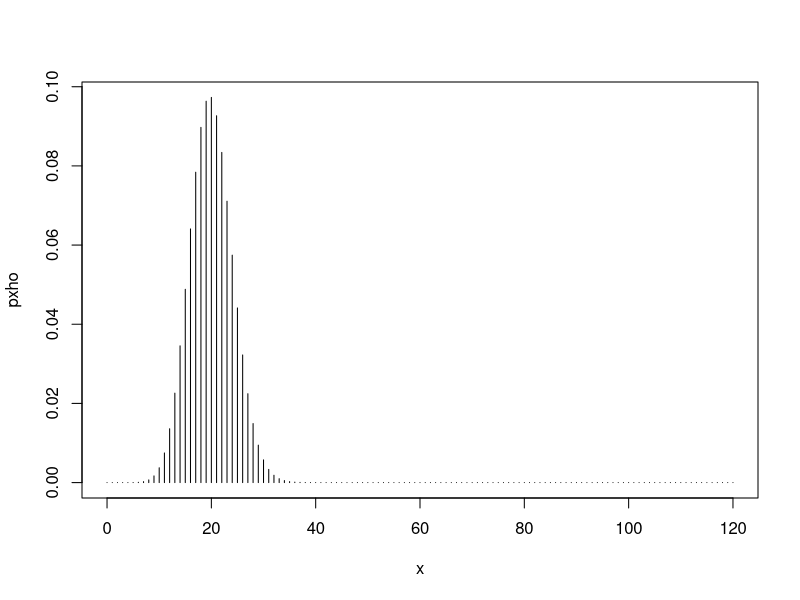
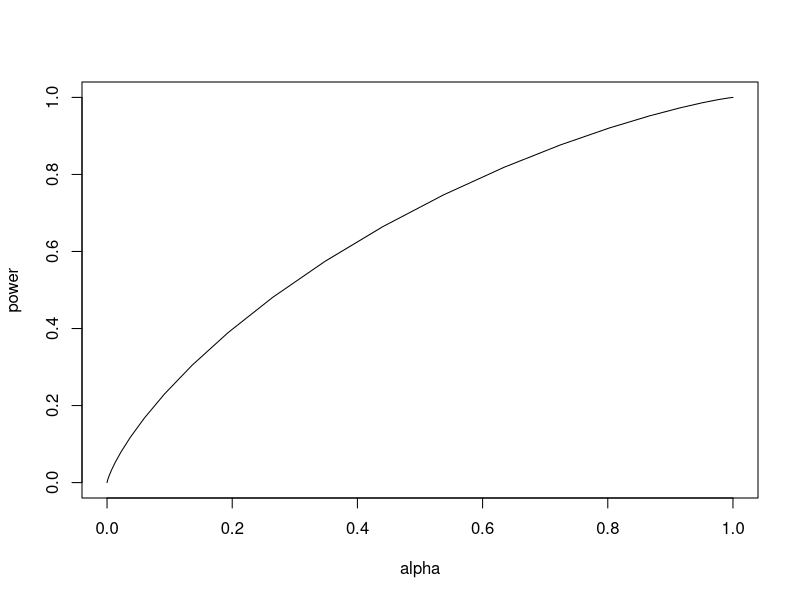
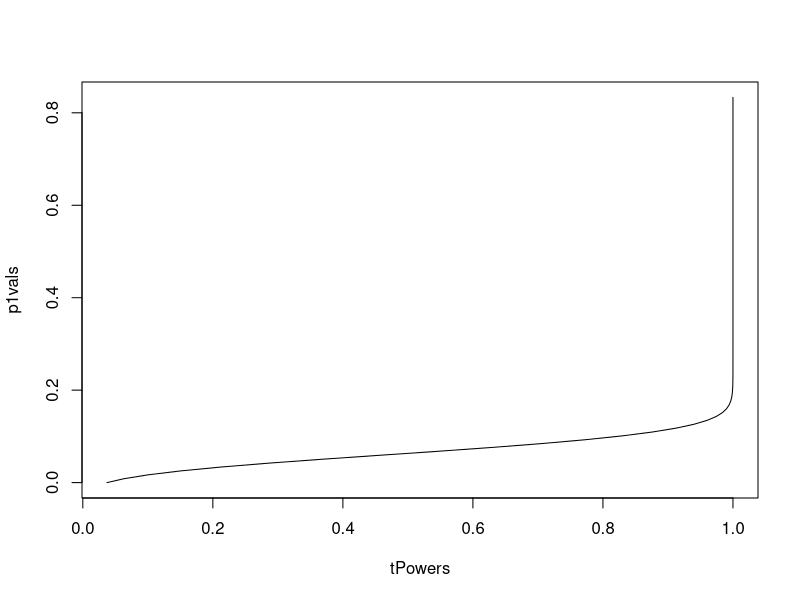
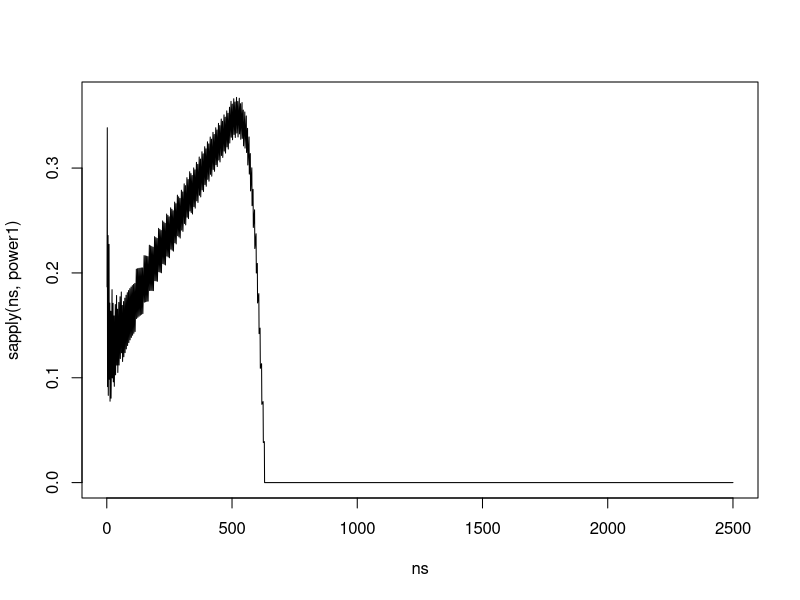

The R script that drew these images, in order:

#2.1
x <- 0:120
pxho <- dbinom(x, size=120, p=1/6)
plot(x,pxho, type='h')

#2.2
xget20 <- x>=20
pxhoget20 <- pxho[xget20==T]
sum(pxhoget20)

#2.3
for(i in 0:121){
  if(i==0){alpha<-c()}
  xget <- x>=i
  pxhoget <- pxho[xget==T]
  alpha[i] <- sum(pxhoget)
}

#2.4
alpha<=0.05
#x=28 is the first value satisfyihng this
test<- data.frame(x, alpha)

#3.1
for(i in 0:121){
  if(i==0){power<-c()
  pxh1 <- dbinom(x, size=120, p=(1/6+0.02))}
  x1get <- x>=i
  pxh1get <- pxh1[x1get==T]
  power[i] <- sum(pxh1get)
}
test<- data.frame(x, alpha, power)

#3.2
plot(alpha, power, type='l')

#3.3
powerFun <- function(a){
    for(i in 0:121){
      if(i==0){power<-c()
      pxh1 <- dbinom(x, size=120, p=(1/6+a))}
      x1get <- x>=i
      pxh1get <- pxh1[x1get==T]
      power[i] <- sum(pxh1get)}
  return(power[28])}

#3.4
p1vals<- seq(from=0, to=5/6, length.out=100)
tPowers<-sapply(p1vals, powerFun)
plot(tPowers, p1vals, type='l')

#3.5
power1 <- function(n){
  cv<-qbinom(0.95, n, 1/6)
  for(i in 0:n){
    if(i==0){power<-c()
    pxh1 <- dbinom(x, size=n, p=(1/6+0.02))}
    x1get <- x>=i
    pxh1get <- pxh1[x1get==T]
    power[i] <- sum(pxh1get)}
  return(power[cv])
}


#3.5
ns <-1:2500
plot(ns, sapply(ns, power1), type='l')

#3.6
